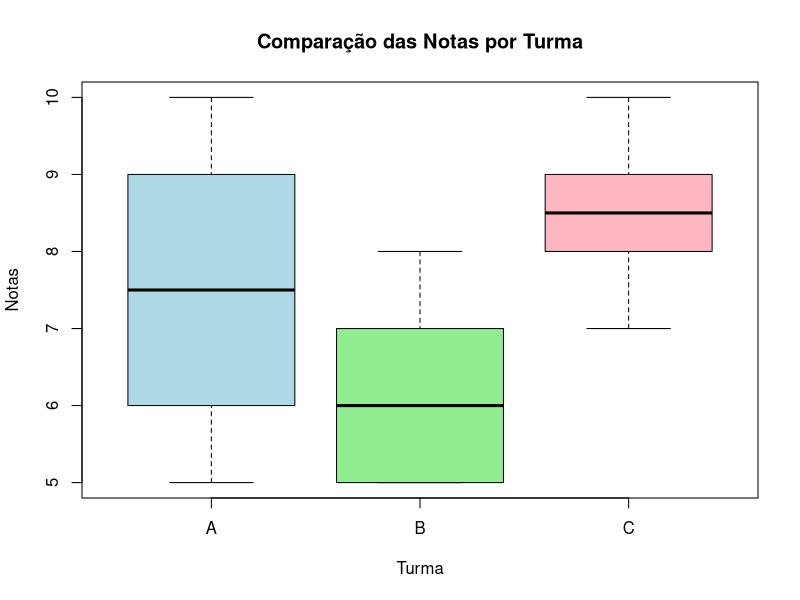
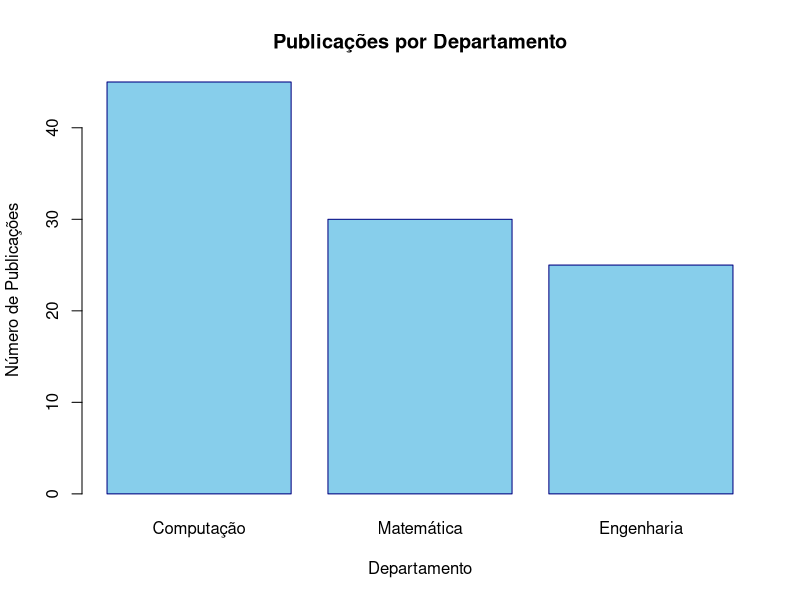
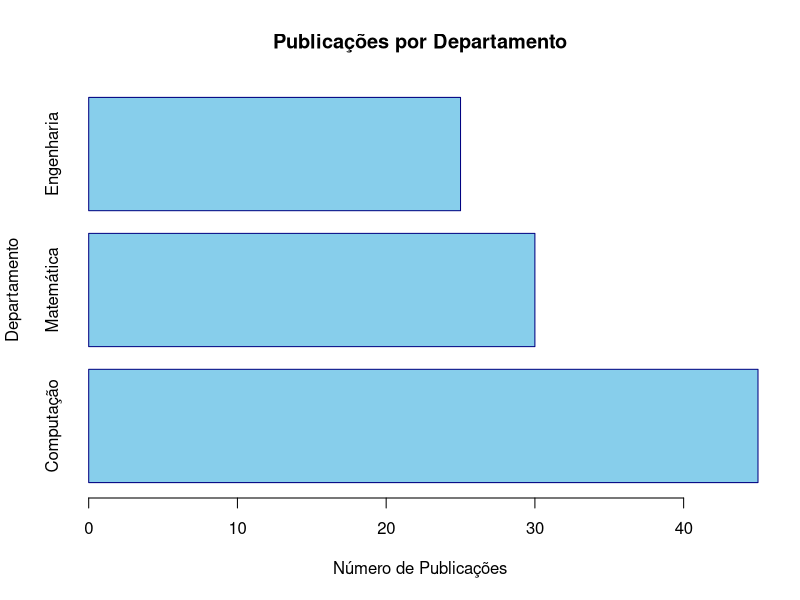
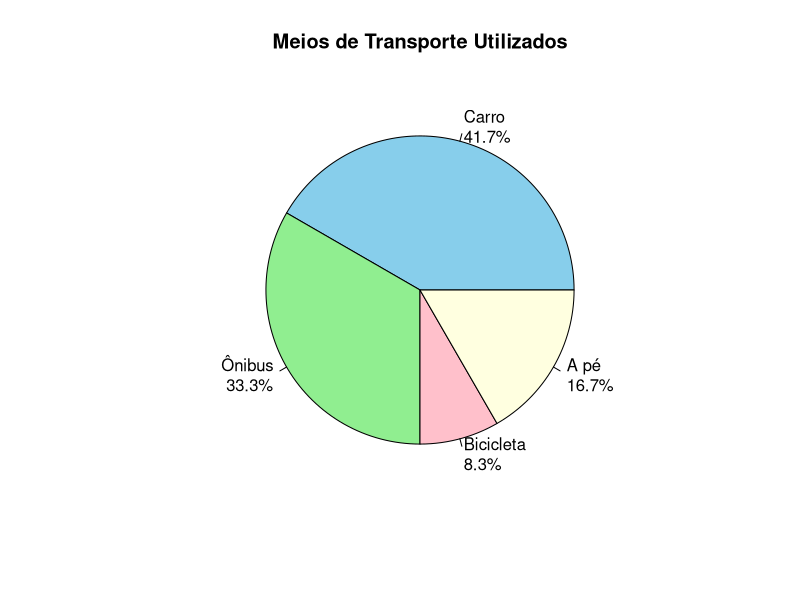
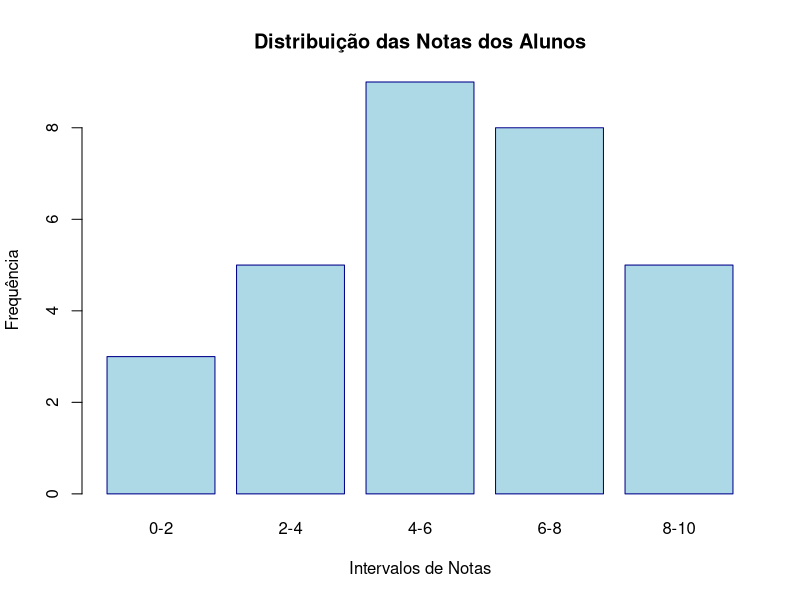

Generate these figures, in order, with R:
# 01. Boxplot comparativo das turmas
# Criar vetores com as notas
turmaA <- c(7, 8, 6, 9, 5, 8, 7, 6, 9, 10)
turmaB <- c(5, 6, 5, 7, 6, 7, 5, 8, 7, 6)
turmaC <- c(8, 9, 7, 9, 8, 10, 9, 8, 9, 7)

# Criar data frame
notas <- data.frame(
    Turma = rep(c("A", "B", "C"), each = 10),
    Nota = c(turmaA, turmaB, turmaC)
)

# Criar boxplot
boxplot(Nota ~ Turma, data = notas,
        main = "Comparação das Notas por Turma",
        xlab = "Turma",
        ylab = "Notas",
        col = c("lightblue", "lightgreen", "lightpink"))

# Calcular estatísticas resumo
summary(turmaA)
summary(turmaB)
summary(turmaC)

# Calcular desvio padrão para verificar variabilidade
sd(turmaA)
sd(turmaB)
sd(turmaC)

# 02. Gráfico de barras de publicações por departamento
# Criar vetor com dados
departamentos <- c("Computação", "Matemática", "Engenharia")
publicacoes <- c(45, 30, 25)

# a) Gráfico de barras vertical
barplot(publicacoes, 
        names.arg = departamentos,
        main = "Publicações por Departamento",
        xlab = "Departamento",
        ylab = "Número de Publicações",
        col = "skyblue",
        border = "navy")

# b) Gráfico de barras horizontal
barplot(publicacoes, 
        names.arg = departamentos,
        main = "Publicações por Departamento",
        xlab = "Número de Publicações",
        ylab = "Departamento",
        col = "skyblue",
        border = "navy",
        horiz = TRUE)

# d) Soma total de publicações
total <- sum(publicacoes)
print(paste("Total de publicações:", total))

# e) Percentual por departamento
percentuais <- round((publicacoes/total) * 100, 1)
print(paste("Percentuais:"))
print(paste(departamentos, ":", percentuais, "%"))

# 03. Gráfico de pizza dos meios de transporte
# Criar vetores com dados
transportes <- c("Carro", "Ônibus", "Bicicleta", "A pé")
frequencia <- c(25, 20, 5, 10)

# Calcular percentuais
percentuais <- round(frequencia/sum(frequencia) * 100, 1)
rotulos <- paste(transportes, "\n", percentuais, "%", sep="")

# a) e b) Criar gráfico de pizza com percentuais
pie(frequencia, 
    labels = rotulos,
    main = "Meios de Transporte Utilizados",
    col = c("skyblue", "lightgreen", "pink", "lightyellow"))

# d) Comparar ônibus + bicicleta vs carro
sustentavel <- sum(frequencia[c(2,3)])  # ônibus + bicicleta
carro <- frequencia[1]

cat("\nComparação de transportes:\n")
cat("Ônibus + Bicicleta:", sustentavel, "alunos (", 
    round(sustentavel/sum(frequencia)*100, 1), "%)\n")
cat("Carro:", carro, "alunos (", 
    round(carro/sum(frequencia)*100, 1), "%)\n")

# 04. Distribuição de notas em classes de frequência
# Criar vetores com dados
intervalos <- c("0-2", "2-4", "4-6", "6-8", "8-10")
freq <- c(3, 5, 9, 8, 5)

# a) Gráfico de barras da distribuição
barplot(freq,
        names.arg = intervalos,
        main = "Distribuição das Notas dos Alunos",
        xlab = "Intervalos de Notas",
        ylab = "Frequência",
        col = "lightblue",
        border = "darkblue")

# b) Encontrar intervalo com maior frequência
maior_freq <- max(freq)
intervalo_maior <- intervalos[which.max(freq)]

cat("\nAnálise da distribuição:\n")
cat("Intervalo com maior frequência:", intervalo_maior, 
    "com", maior_freq, "alunos\n")

# Estatísticas adicionais
total_alunos <- sum(freq)
percentual_maior <- round(maior_freq/total_alunos * 100, 1)

cat("Representa", percentual_maior, "% do total de alunos\n")